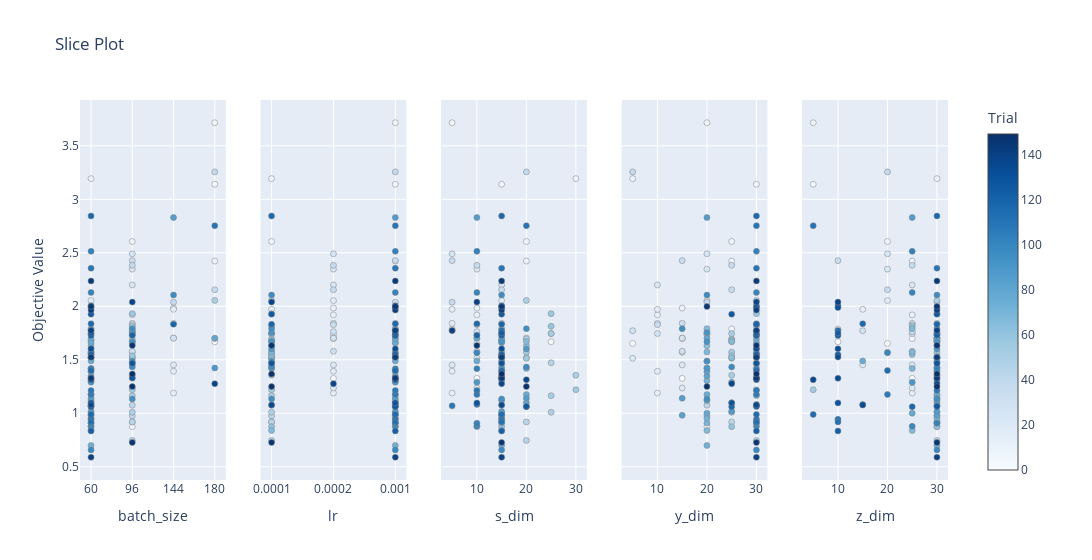

Notebook cell for this chart:
### Code cell
print('----------------------  log rank test ----------------------')
plot_slice(study_dict_longrank["HI-VAE_weibull"])

### Figure 1 — Plotly figure (JSON) as saved in the notebook; plotly's stock layout.template omitted (floating-point values rounded to 4 significant figures; data arrays with more than 128 entries replaced by an {"elided": "..."} marker saying what was removed)
{"data": [{"marker": {"color": {"elided": "150 int values"}, "colorbar": {"title": {"text": "Trial"}, "x": 1, "xpad": 40}, "colorscale": [[0, "rgb(247,251,255)"], [0.125, "rgb(222,235,247)"], [0.25, "rgb(198,219,239)"], [0.375, "rgb(158,202,225)"], [0.5, "rgb(107,174,214)"], [0.625, "rgb(66,146,198)"], [0.75, "rgb(33,113,181)"], [0.875, "rgb(8,81,156)"], [1, "rgb(8,48,107)"]], "line": {"color": "Grey", "width": 0.5}, "showscale": true}, "mode": "markers", "name": "Feasible Trial", "showlegend": false, "type": "scatter", "x": {"elided": "150 int values"}, "xaxis": "x", "y": {"elided": "150 float values"}, "yaxis": "y"}, {"marker": {"color": {"elided": "150 int values"}, "colorbar": {"title": {"text": "Trial"}, "x": 1, "xpad": 40}, "colorscale": [[0, "rgb(247,251,255)"], [0.125, "rgb(222,235,247)"], [0.25, "rgb(198,219,239)"], [0.375, "rgb(158,202,225)"], [0.5, "rgb(107,174,214)"], [0.625, "rgb(66,146,198)"], [0.75, "rgb(33,113,181)"], [0.875, "rgb(8,81,156)"], [1, "rgb(8,48,107)"]], "line": {"color": "Grey", "width": 0.5}, "showscale": false}, "mode": "markers", "name": "Feasible Trial", "showlegend": false, "type": "scatter", "x": {"elided": "150 float values"}, "xaxis": "x2", "y": {"elided": "150 float values"}, "yaxis": "y2"}, {"marker": {"color": {"elided": "150 int values"}, "colorbar": {"title": {"text": "Trial"}, "x": 1, "xpad": 40}, "colorscale": [[0, "rgb(247,251,255)"], [0.125, "rgb(222,235,247)"], [0.25, "rgb(198,219,239)"], [0.375, "rgb(158,202,225)"], [0.5, "rgb(107,174,214)"], [0.625, "rgb(66,146,198)"], [0.75, "rgb(33,113,181)"], [0.875, "rgb(8,81,156)"], [1, "rgb(8,48,107)"]], "line": {"color": "Grey", "width": 0.5}, "showscale": false}, "mode": "markers", "name": "Feasible Trial", "showlegend": false, "type": "scatter", "x": {"elided": "150 int values"}, "xaxis": "x3", "y": {"elided": "150 float values"}, "yaxis": "y3"}, {"marker": {"color": {"elided": "150 int values"}, "colorbar": {"title": {"text": "Trial"}, "x": 1, "xpad": 40}, "colorscale": [[0, "rgb(247,251,255)"], [0.125, "rgb(222,235,247)"], [0.25, "rgb(198,219,239)"], [0.375, "rgb(158,202,225)"], [0.5, "rgb(107,174,214)"], [0.625, "rgb(66,146,198)"], [0.75, "rgb(33,113,181)"], [0.875, "rgb(8,81,156)"], [1, "rgb(8,48,107)"]], "line": {"color": "Grey", "width": 0.5}, "showscale": false}, "mode": "markers", "name": "Feasible Trial", "showlegend": false, "type": "scatter", "x": {"elided": "150 int values"}, "xaxis": "x4", "y": {"elided": "150 float values"}, "yaxis": "y4"}, {"marker": {"color": {"elided": "150 int values"}, "colorbar": {"title": {"text": "Trial"}, "x": 1, "xpad": 40}, "colorscale": [[0, "rgb(247,251,255)"], [0.125, "rgb(222,235,247)"], [0.25, "rgb(198,219,239)"], [0.375, "rgb(158,202,225)"], [0.5, "rgb(107,174,214)"], [0.625, "rgb(66,146,198)"], [0.75, "rgb(33,113,181)"], [0.875, "rgb(8,81,156)"], [1, "rgb(8,48,107)"]], "line": {"color": "Grey", "width": 0.5}, "showscale": false}, "mode": "markers", "name": "Feasible Trial", "showlegend": false, "type": "scatter", "x": {"elided": "150 int values"}, "xaxis": "x5", "y": {"elided": "150 float values"}, "yaxis": "y5"}], "layout": {"title": {"text": "Slice Plot"}, "width": 1500, "xaxis": {"anchor": "y", "categoryarray": [60, 96, 144, 180], "categoryorder": "array", "domain": [0, 0.168], "title": {"text": "batch_size"}, "type": "category"}, "xaxis2": {"anchor": "y2", "categoryarray": [0.0001, 0.0002, 0.001], "categoryorder": "array", "domain": [0.208, 0.376], "title": {"text": "lr"}, "type": "category"}, "xaxis3": {"anchor": "y3", "domain": [0.416, 0.584], "title": {"text": "s_dim"}}, "xaxis4": {"anchor": "y4", "domain": [0.624, 0.792], "title": {"text": "y_dim"}}, "xaxis5": {"anchor": "y5", "domain": [0.832, 1], "title": {"text": "z_dim"}}, "yaxis": {"anchor": "x", "domain": [0, 1], "title": {"text": "Objective Value"}}, "yaxis2": {"anchor": "x2", "domain": [0, 1], "matches": "y", "showticklabels": false}, "yaxis3": {"anchor": "x3", "domain": [0, 1], "matches": "y", "showticklabels": false}, "yaxis4": {"anchor": "x4", "domain": [0, 1], "matches": "y", "showticklabels": false}, "yaxis5": {"anchor": "x5", "domain": [0, 1], "matches": "y", "showticklabels": false}}}
